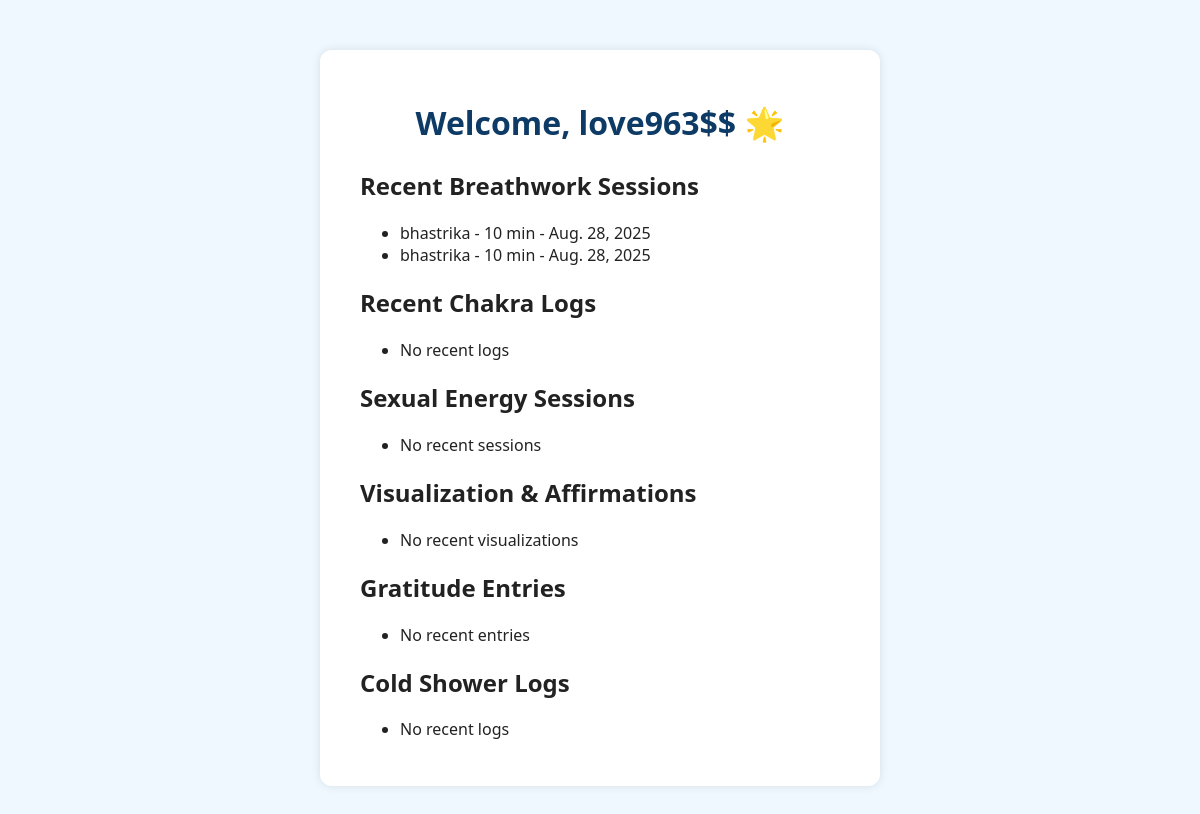
Screenshot of / (signed in) with the database file from the repository.
### users/models.py (models this page shows, shortened)
class User(AbstractBaseUser, PermissionsMixin):
        email = models.EmailField(unique=True, max_length=150)
        username = models.CharField(unique=True, max_length=100)
        first_name = models.CharField(max_length=100, blank=True)
        last_name = models.CharField(max_length=100, blank=True)
        is_active = models.BooleanField(default=True)
        is_staff = models.BooleanField(default=False)
        date_joined = models.DateTimeField(default=timezone.now)
        bio = models.TextField(blank=True, null=True)
        avatar = models.ImageField(upload_to='avatars/', blank=True, null=True)
        objects = UserManager()
        USERNAME_FIELD = 'email'   # Use email to login
        REQUIRED_FIELDS = ['username']  # Required on createsuperuser

### breathwork/models.py (models this page shows, shortened)
class BreathworkSession(models.Model):
    TECHNIQUES = [
        ('bhastrika', 'Bhastrika'),
        ('kapalabhati', 'Kapalabhati'),
        ('wim Hof', 'Wim Hof'),
        ('mula Bandha', 'Mula Bandha'),
        ('uddiyana bandha', 'Uddiyana Bandha'),
        ('microcosmic Orbit', 'Microcosmic Orbit'),
        ('Other', 'Other'),
    ]
    user = models.ForeignKey(User, on_delete=models.CASCADE, related_name='breathwork_sessions')
    technique = models.CharField(max_length=100, choices=TECHNIQUES)
    duration = models.PositiveIntegerField(help_text='Duration in minutes')
    energy_level = models.PositiveIntegerField(help_text='Rate energy 1-10')
    experience_notes = models.TextField(blank=True, null=True)
    solfeggio_frequency = models.ForeignKey(
        SolfeggioFrequency, null=True, blank=True, on_delete=models.SET_NULL
    )
    date = models.DateField(auto_now_add=True)
    class Meta:
        ordering = ['-date']

### dashboard/views.py (the view)
# urls.py: path('', home, name="dashboard_home"),
@login_required
def home(request):
    user = request.user
    recent_breathwork = BreathworkSession.objects.filter(user=user).order_by('-date')[:5]
    recent_chakras = ChakraLog.objects.filter(user=user).order_by('-date')[:5]
    recent_sexual_energy = SexualEnergySession.objects.filter(user=user).order_by('-created_at')[:5]
    recent_visualizations = VisualizationAffirmation.objects.filter(user=user).order_by('-date_created')[:5]
    recent_gratitude = GratitudeEntry.objects.filter(user=request.user).order_by('-created_at')[:5]
    recent_coldshowers = ColdShowerLog.objects.filter(user=user).order_by('-date')[:5]
    context = {
        "recent_breathwork": recent_breathwork,
        "recent_chakras": recent_chakras,
        "recent_sexual_energy": recent_sexual_energy,
        "recent_visualizations": recent_visualizations,
        "recent_gratitude": recent_gratitude,
        "recent_coldshowers": recent_coldshowers,
    }
    return render(request, 'dashboard/home.html', context)

### dashboard/templates/dashboard/home.html (shortened to what this page needs)
{% load static %}
<!DOCTYPE html>
<html lang="en">
<head>
    <link rel="stylesheet" href="{% static 'dashboard/css/style.css' %}">
</head>
<body>
    <div class="container">
        <h1>Welcome, {{ user.username }} 🌟</h1>
        <section>
            <h2>Recent Breathwork Sessions</h2>
            <ul>
                {% for session in recent_breathwork %}
                    <li>{{ session.technique }} - {{ session.duration }} min - {{ session.date }}</li>
                {% empty %}
                    <li>No recent sessions</li>
                {% endfor %}
            </ul>
        </section>
        <section>
            <h2>Recent Chakra Logs</h2>
            <ul>
                {% for log in recent_chakras %}
                    <li>{{ log.chakra_name }} - {{ log.state }} - {{ log.date }}</li>
                {% empty %}
                    <li>No recent logs</li>
                {% endfor %}
            </ul>
        </section>
        <section>
            <h2>Sexual Energy Sessions</h2>
            <ul>
                {% for session in recent_sexual_energy %}
                    <li>{{ session.intention }} - {{ session.duration_minutes }} min - {{ session.created_at|date:"Y-m-d" }}</li>
                {% empty %}
                    <li>No recent sessions</li>
                {% endfor %}
            </ul>
        </section>
        <section>
            <h2>Visualization & Affirmations</h2>
            <ul>
                {% for vis in recent_visualizations %}
                    <li>{{ vis.title }} - {{ vis.date_created }}</li>
                {% empty %}
                    <li>No recent visualizations</li>
                {% endfor %}
            </ul>
        </section>
        <section>
            <h2>Gratitude Entries</h2>
            <ul>
                {% for entry in recent_gratitude %}
                    <li>{{ entry.content }} - {{ entry.date }}</li>
                {% empty %}
                    <li>No recent entries</li>
                {% endfor %}
            </ul>
        </section>
        <section>
            <h2>Cold Shower Logs</h2>
            <ul>
                {% for log in recent_coldshowers %}
                    <li>Mood before: {{ log.mood_before }}, Mood after: {{ log.mood_after }} - {{ log.date }}</li>
                {% empty %}
                    <li>No recent logs</li>
                {% endfor %}
            </ul>
        </section>
    </div>
</body>
</html>

### users/static/users/css/style.css (style rules this page uses)
body { font-family: 'Segoe UI', Tahoma, Geneva, Verdana, sans-serif; background: #f0f8ff; margin: 0; padding: 0; color: #222; }
.container { max-width: 480px; margin: 50px auto; padding: 30px 40px; background-color: #fffffffd; border-radius: 12px; box-shadow: 0 0 10px rgba(0, 0, 0, 0.1); }
h1 { text-align: center; color: #0d3b66; margin-bottom: 25px; }

### rows the page displays
User: username "love963$$"
BreathworkSession: technique "bhastrika", duration "10", date "Aug. 28, 2025"
BreathworkSession: technique "bhastrika", duration "10", date "Aug. 28, 2025"
